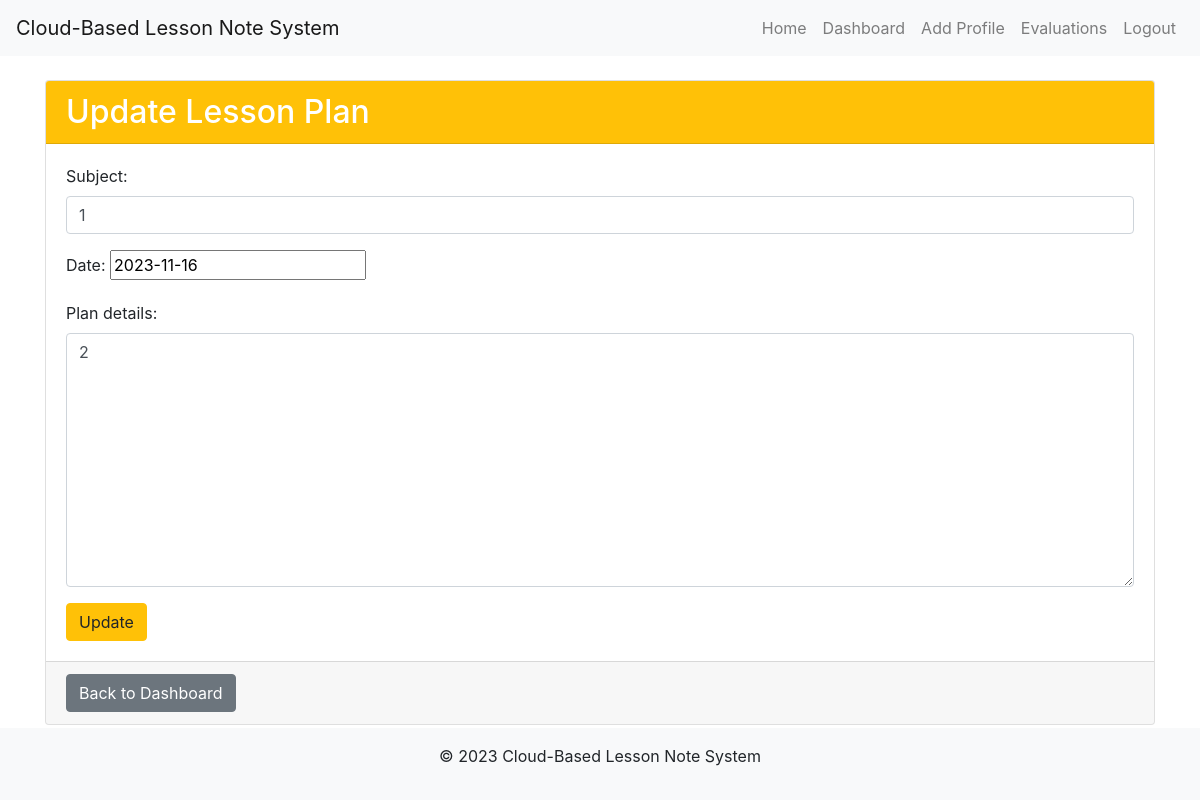
The page /teachers/update_lesson_plan/2/ (signed in) on the database its author committed.
### teachers/models.py (models this page shows)
class LessonPlan(models.Model):
    PENDING = 'pending'
    APPROVED = 'approved'
    SUBMISSION_STATUS_CHOICES = [
        (PENDING, 'Pending'),
        (APPROVED, 'Approved'),
    ]
    teacher = models.ForeignKey(Teacher, on_delete=models.CASCADE)
    subject = models.ForeignKey(Subject, on_delete=models.CASCADE)
    date = models.DateField()
    plan_details = models.ForeignKey(PlanDetails, on_delete=models.CASCADE)
    submission_status = models.CharField(
        max_length=20,
        choices=SUBMISSION_STATUS_CHOICES,
        default=PENDING,
    )

### teachers/views.py (the view)
# urls.py: path('update_lesson_plan/<int:lesson_plan_id>/', update_lesson_plan, name='update_lesson_plan'),
@login_required
def update_lesson_plan(request, lesson_plan_id):
    lesson_plan = get_object_or_404(LessonPlan, id=lesson_plan_id, teacher__user=request.user)
    if request.method == 'POST':
        form = LessonPlanForm(request.POST, instance=lesson_plan)
        if form.is_valid():
            form.save()
            return redirect('teachers:dashboard')
    else:
        form = LessonPlanForm(instance=lesson_plan)
    return render(request, 'teachers/update_lesson_plan.html', {'form': form, 'lesson_plan': lesson_plan})

### teachers/forms.py
class LessonPlanForm(forms.ModelForm):
    class Meta:
        model = LessonPlan
        fields = ['subject', 'date', 'plan_details']
        widgets = {
           'subject': forms.TextInput(attrs={'class': 'form-control'}),
            'plan_details': forms.Textarea(attrs={'class': 'form-control'}),
        }

### templates/teachers/update_lesson_plan.html (shortened to what this page needs)
{% extends 'base.html' %}
{% block content %}
  <div class="container mt-4">
    <div class="card">
      <div class="card-header bg-warning text-white">
        <h2 class="mb-0">Update Lesson Plan</h2>
      </div>
      <div class="card-body">
        <form method="post" action="">
          {{ form.as_p }}
          <button type="submit" class="btn btn-warning">Update</button>
        </form>
      </div>
      <div class="card-footer text-muted">
        <a href="{% url 'teachers:dashboard' %}" class="btn btn-secondary">Back to Dashboard</a>
      </div>
    </div>
  </div>
{% endblock %}

### rows shown on the page
LessonPlan: subject "1", date "2023-11-16", plan_details "2"
